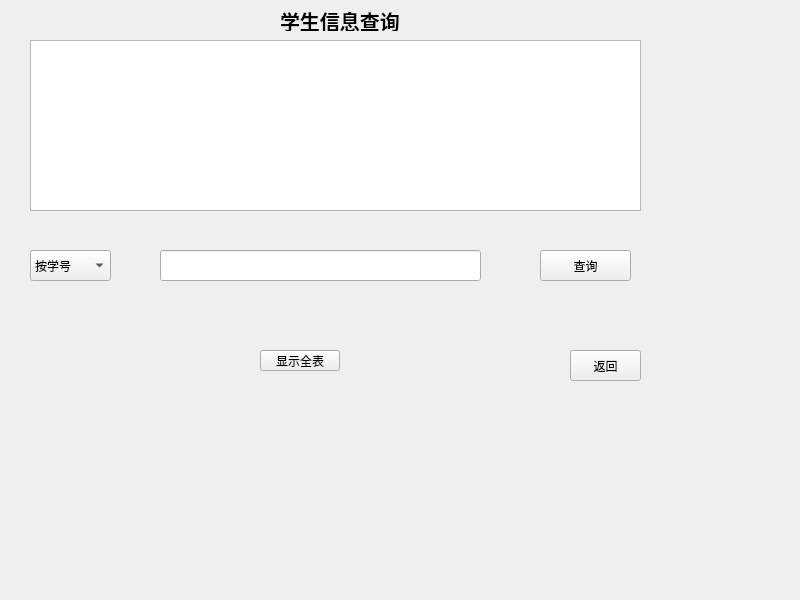
<?xml version="1.0" encoding="UTF-8"?>
<ui version="4.0">
 <class>Student_Info_Query</class>
 <widget class="QMainWindow" name="Student_Info_Query">
  <property name="geometry">
   <rect>
    <x>0</x>
    <y>0</y>
    <width>800</width>
    <height>600</height>
   </rect>
  </property>
  <property name="windowTitle">
   <string>MainWindow</string>
  </property>
  <widget class="QWidget" name="centralwidget">
   <widget class="QTableView" name="ShowResult">
    <property name="geometry">
     <rect>
      <x>30</x>
      <y>40</y>
      <width>611</width>
      <height>171</height>
     </rect>
    </property>
   </widget>
   <widget class="QLabel" name="TitileLabel">
    <property name="geometry">
     <rect>
      <x>280</x>
      <y>10</y>
      <width>121</width>
      <height>21</height>
     </rect>
    </property>
    <property name="font">
     <font>
      <pointsize>15</pointsize>
      <bold>true</bold>
     </font>
    </property>
    <property name="text">
     <string>学生信息查询</string>
    </property>
   </widget>
   <widget class="QComboBox" name="QueryChoice">
    <property name="geometry">
     <rect>
      <x>30</x>
      <y>250</y>
      <width>81</width>
      <height>31</height>
     </rect>
    </property>
    <item>
     <property name="text">
      <string>按学号</string>
     </property>
    </item>
    <item>
     <property name="text">
      <string>按宿舍号</string>
     </property>
    </item>
   </widget>
   <widget class="QLineEdit" name="lineEdit">
    <property name="geometry">
     <rect>
      <x>160</x>
      <y>250</y>
      <width>321</width>
      <height>31</height>
     </rect>
    </property>
   </widget>
   <widget class="QPushButton" name="QueryBtn">
    <property name="geometry">
     <rect>
      <x>540</x>
      <y>250</y>
      <width>91</width>
      <height>31</height>
     </rect>
    </property>
    <property name="text">
     <string>查询</string>
    </property>
   </widget>
   <widget class="QPushButton" name="ReturnBtn">
    <property name="geometry">
     <rect>
      <x>570</x>
      <y>350</y>
      <width>71</width>
      <height>31</height>
     </rect>
    </property>
    <property name="text">
     <string>返回</string>
    </property>
   </widget>
   <widget class="QPushButton" name="ShowAllBtn">
    <property name="geometry">
     <rect>
      <x>260</x>
      <y>350</y>
      <width>80</width>
      <height>21</height>
     </rect>
    </property>
    <property name="text">
     <string>显示全表</string>
    </property>
   </widget>
  </widget>
 </widget>
 <resources/>
 <connections/>
</ui>
